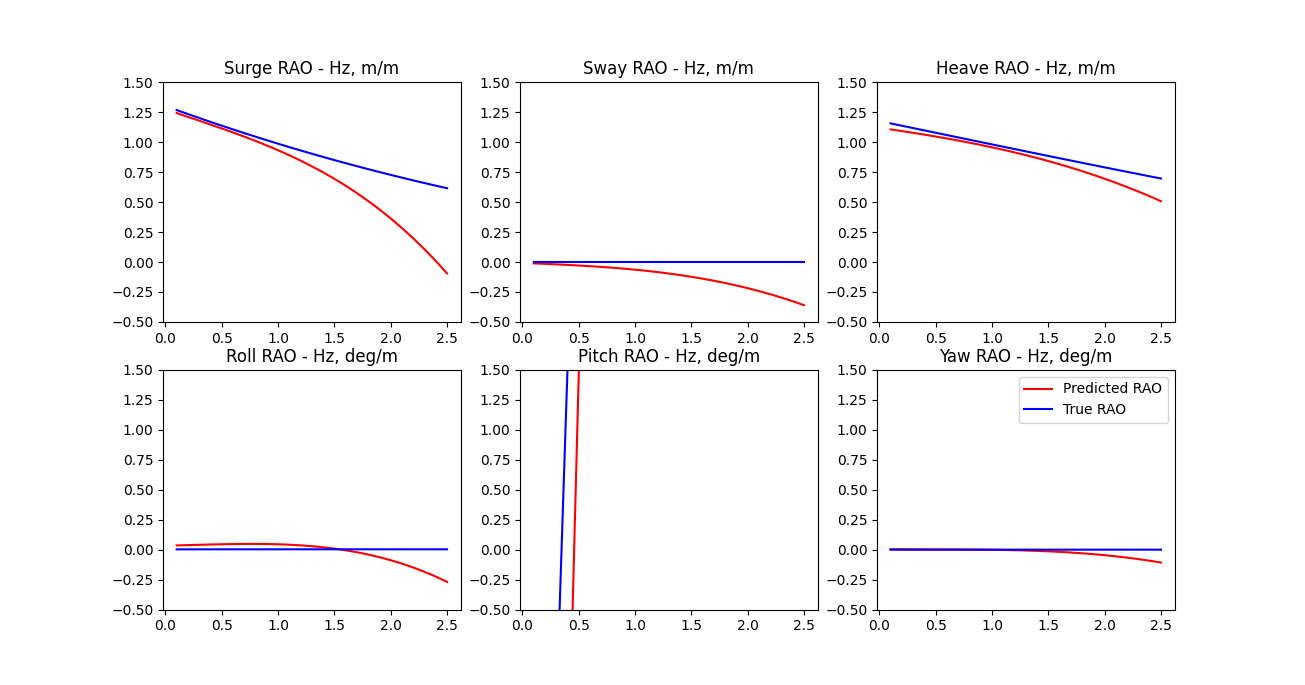
#> input picture new_fit/first_success.png, 1305 x 685 px, given in place of cannytest3_Trim.mp4, which was not available
$ python temptesting.py
#> lines starting #> are read from the running program, lines starting #| are printed output that depends on the picture; after the words box and inside, x2 and y2 are one past the last pixel; in counts of white or black regions, pixels touching at a corner belong together; pictures that were not available may be replaced by others from this repository, and a replacement may not be noted
import cv2
import numpy as np

cap = cv2.VideoCapture('cannytest3_Trim.mp4')
frame_width = int( cap.get(cv2.CAP_PROP_FRAME_WIDTH))

# Randomly select 25 frames
frameIds = cap.get(cv2.CAP_PROP_FRAME_COUNT) * np.random.uniform(size=25)

frame_height =int( cap.get( cv2.CAP_PROP_FRAME_HEIGHT))

fourcc = cv2.VideoWriter_fourcc(*'DIVX')

out = cv2.VideoWriter("output.avi", fourcc, 5.0, (1280,720))

ret, frame1 = cap.read()
#> frame1 is the input picture: shape (685, 1305, 3); mean B, G, R 248.8, 247.9, 248.8
ret, frame2 = cap.read()
#print(frame1.shape)
while cap.isOpened():
    diff = cv2.absdiff(frame1, frame2)
#> diff: shape (685, 1305, 3); every value is 0
    gray = cv2.cvtColor(frame1, cv2.COLOR_BGR2GRAY)
    blur = cv2.GaussianBlur(gray, (25,25), 0)
    _, thresh = cv2.threshold(blur,255,255,cv2.THRESH_BINARY+cv2.THRESH_OTSU)
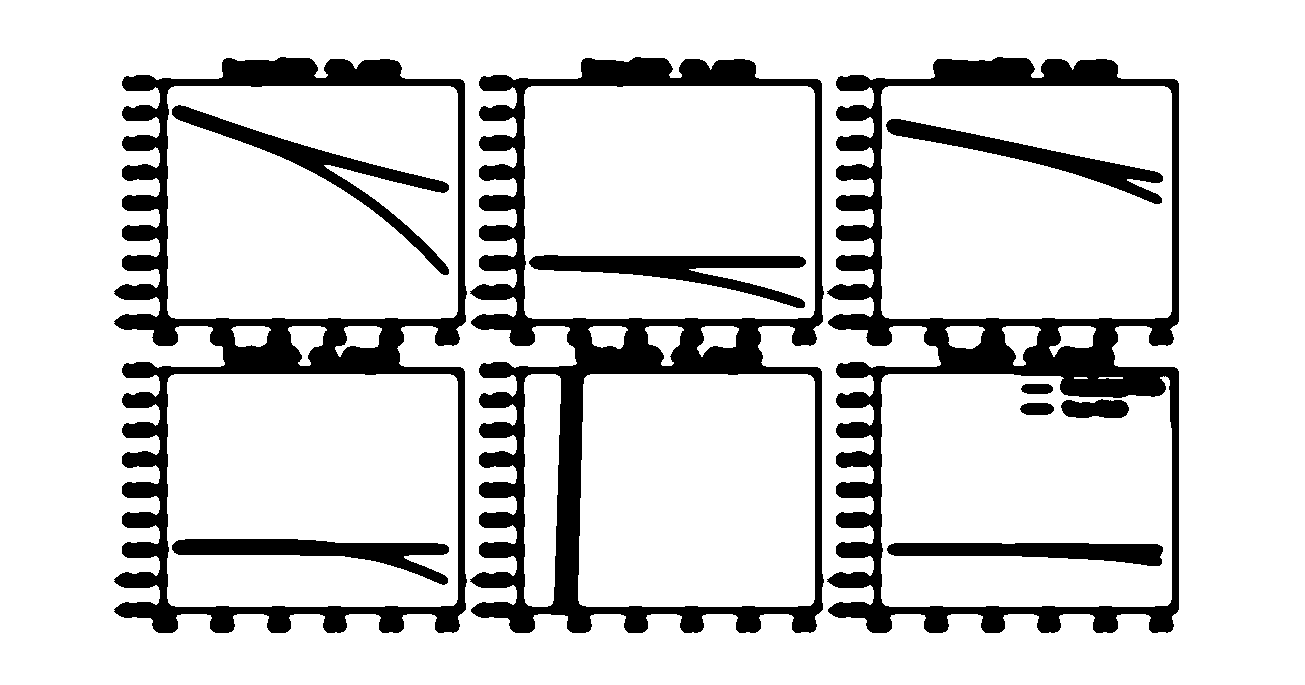
#> thresh: shape (685, 1305); 83.5% white; 11 black regions, largest, box (x1, y1, x2, y2) and area: (470, 57, 824, 633) 43121, (827, 57, 1179, 633) 39953, (114, 57, 467, 633) 37570
    thresh2 = cv2.adaptiveThreshold(thresh,250,cv2.ADAPTIVE_THRESH_GAUSSIAN_C, cv2.THRESH_BINARY_INV,11,8)
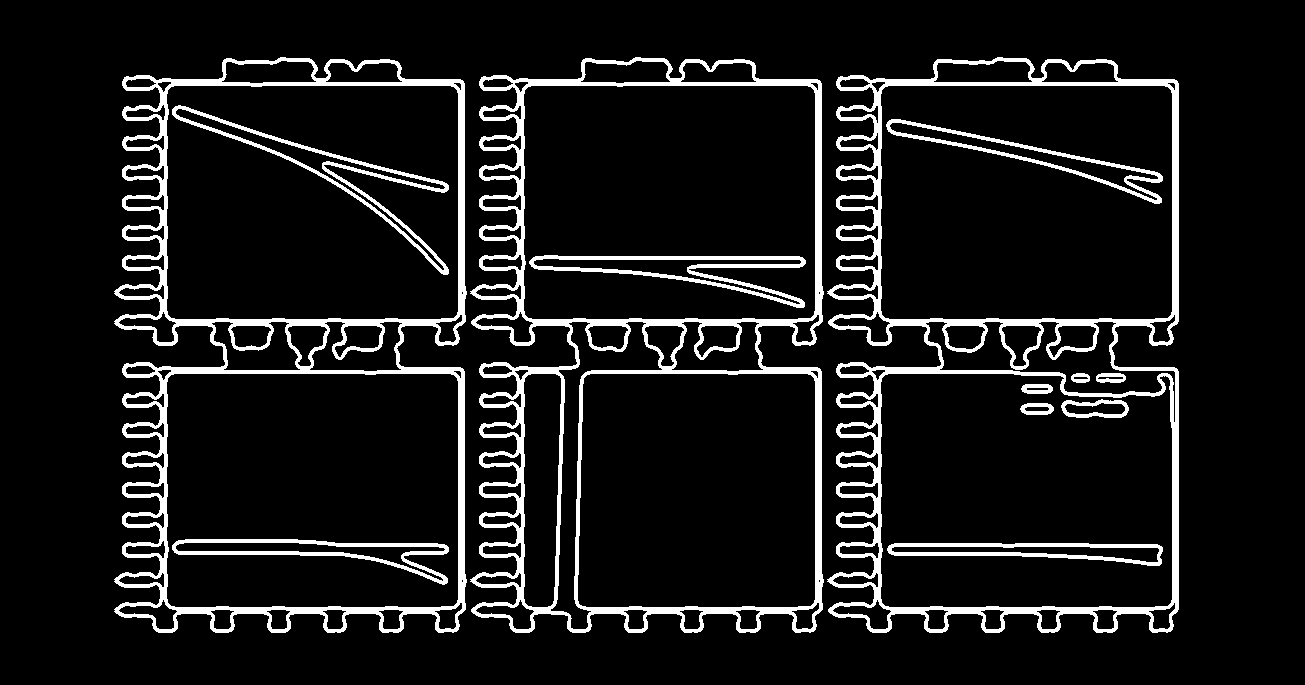
#> thresh2: shape (685, 1305); values 0 (black) and 250 (white), 9.5% white; 13 white regions, largest, box (x1, y1, x2, y2) and area: (470, 57, 824, 633) 24131, (827, 57, 1179, 633) 22755, (114, 57, 467, 633) 22546
    dilate = cv2.dilate(thresh, None, iterations=11)
#> dilate: shape (685, 1305); 99.7% white; 24 black regions (9 under 20 px)
    contours, _ = cv2.findContours(dilate, cv2.RETR_TREE, cv2.CHAIN_APPROX_SIMPLE)
#> contours = 25 contours, 6 with area under 20; largest, box (x1, y1, x2, y2) and area: (0, 0, 1305, 685) 891936, (235, 344, 288, 364) 359, (587, 344, 651, 364) 349, (945, 68, 1021, 76) 348, (233, 68, 304, 76) 319

    for i, c in enumerate(contours):
        # Calculate the area of each contour
        area = cv2.contourArea(c)
        # Ignore contours that are too small or too large
        if area < 100 or 400 < area:
            continue
        # Draw each contour only for visualisation purposes
        cv2.drawContours(frame1, contours, i, (0, 0, 255), 2)
#> this loop made 25 passes
#> area on passes 2, 3, 4, 5, 7, 8, 11, 12, 13, 14, 15, 16: 80.5, 54, 38, 22, 112.5, 21, 160.5, 267.5, 157.5, 284, 349, 359
#> (c, area) on pass 1: ([[0, 0], [0, 684], [1304, 684], [1304, 0]], 891936)
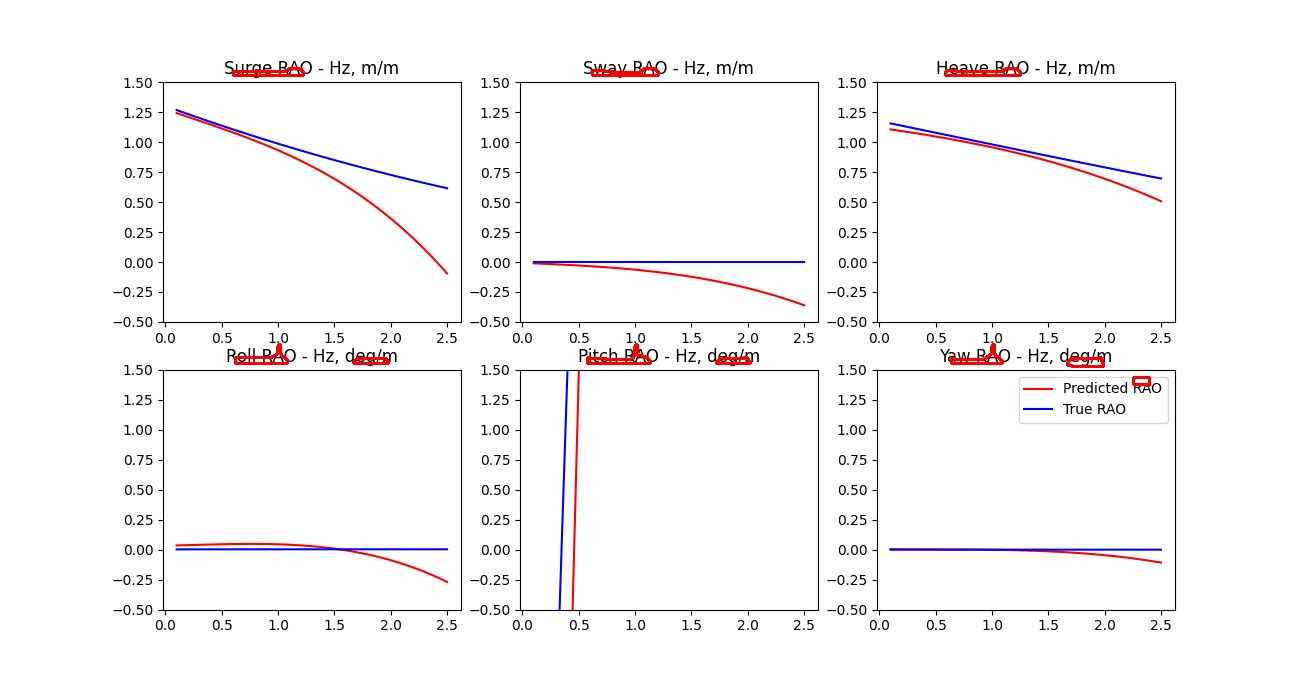
#> frame1: shape (685, 1305, 3); 0.39% of pixels changed, all inside (x1, y1, x2, y2) = (232, 67, 1151, 387)
        # Find the orientation of each shape


    image = cv2.resize(frame1, (1280,720))
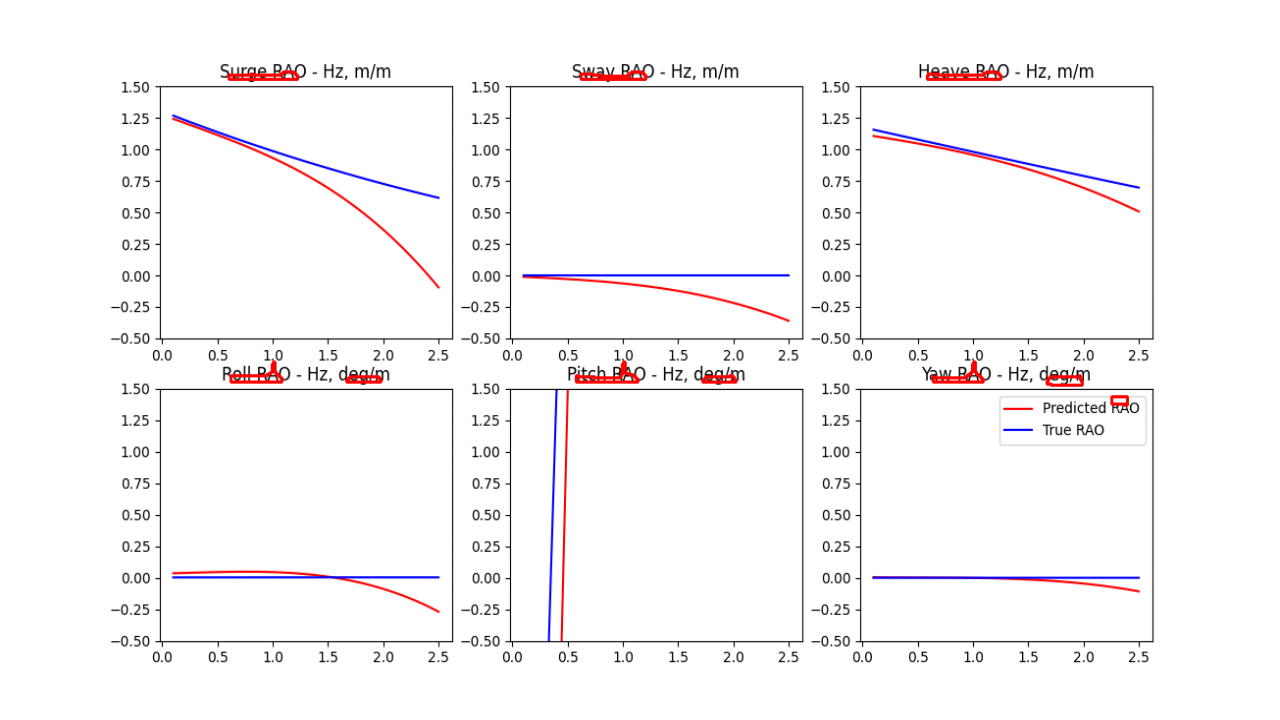
#> image: shape (720, 1280, 3); mean B, G, R 248, 247, 249
    out.write(image)
    cv2.imshow("feed", frame1)
    cv2.imshow('thresh',dilate)
    frame1 = frame2
    ret, frame2 = cap.read()

    if cv2.waitKey(40) == 27:
#> (key Esc is pressed here)
        break

cv2.destroyAllWindows()
cap.release()
out.release()
